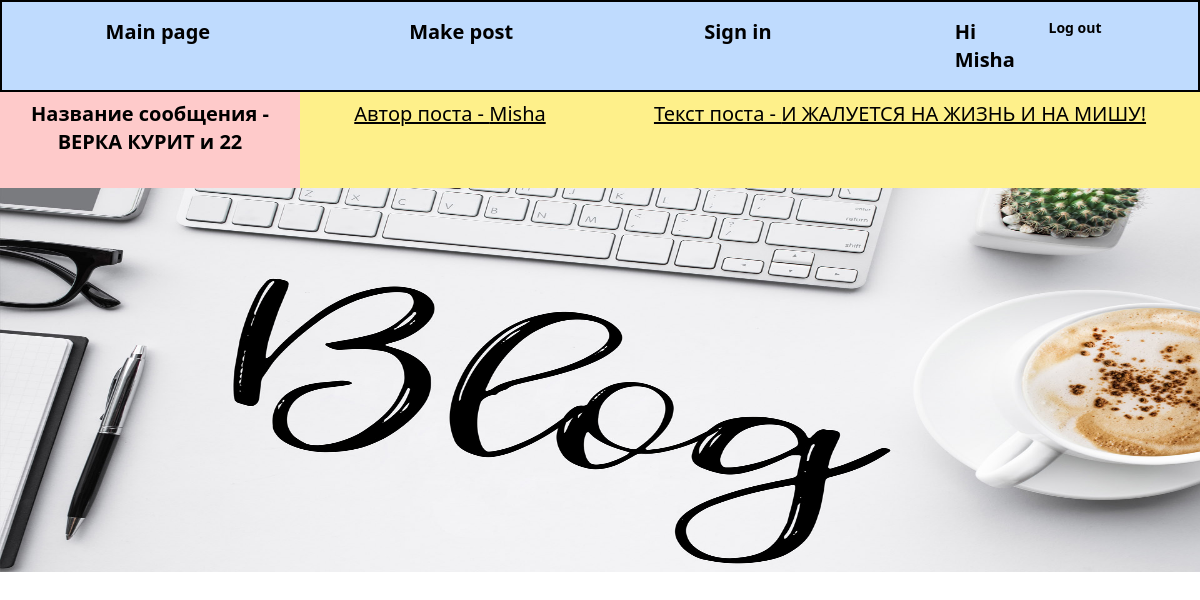
The page /post/22/ (signed in) on the database its author committed.
### blog_coop/models.py (models this page shows, shortened)
class Post(models.Model):
    title = models.CharField(max_length=100, help_text='Введите имя заголовка', verbose_name='Имя заголовка')
    author = models.ForeignKey('auth.User', on_delete=models.CASCADE)
    body = models.TextField(help_text='содержимое', verbose_name='Введите текст')

### blog_coop/views.py (the view)
# urls.py: path('post/<int:pk>/', BlogDetailView.as_view(), name='post_details'),
class BlogDetailView(DetailView): # Для детального отображения информации о обьекте
    model = Post
    template_name = 'post_detail.html'

### templates/post_detail.html (shortened to what this page needs)
{% extends 'base.html' %}
{% block content %}
    <div class="basis-1/4 text-xl bg-red-200 h-24 text-center py-2 font-bold">Название сообщения - {{ object.title }} и {{ object.pk }}</div>
    <div class="basis-1/4 text-xl underline bg-yellow-200 h-24 text-center py-2">Автор поста -  {{ object.author }}</div>
    <div class="basis-2/4 text-xl underline bg-yellow-200 h-24 text-center py-2">Текст поста -  {{ object.body }}</div>
{% endblock %}

### templates/base.html (shortened to what this page needs)
<!DOCTYPE html>
{% load static %}
<html lang="en">
<head>
    <script src="https://cdn.tailwindcss.com"></script>
</head>
<body>
<div class="flex flex-row flex-wrap">
    <div class="basis-full bg-blue-200 text-xl font-bold py-4 border-2 border-black flex flex-row justify-around">
        <a href="{% url 'index' %}" class="px-4 hover:text-white">Main page</a>
        <a href="{% url 'post_new' %}" class="px-2 hover:text-white">Make post</a>
        <a href="{% url 'signup' %}" class="px-2 hover:text-white">Sign in</a>
        <div class="flex flex col justify-evenly">
            {% if user.is_authenticated %}
                <p class="basis-2/4">Hi {{ user.username }}</p>
                <a href="{% url 'logout' %}" class="basis-2/4 text-sm font-semibold pl-4 hover:text-red-600">Log out</a>
            {% else %}
                <p class="basis-2/4 text-sm">You are not logged in</p>
                <a href="{% url 'login' %}" class="basis-2/4 text-sm font-semibold pl-4 hover:text-green-600">Log in</a>
            {% endif %}
        </div>
    </div>
    {% block content %}
    {% endblock %}
</div>
<div><img src="{% static 'images/blog.jpg' %}" alt="" class="h-96 w-full"></div>
</body>
</html>

### rows shown on the page
Post: title "ВЕРКА КУРИТ", pk "22", author "Misha", body "И ЖАЛУЕТСЯ НА ЖИЗНЬ И НА МИШУ!"

### other values the page prints
{{ user.username }} "Misha"
